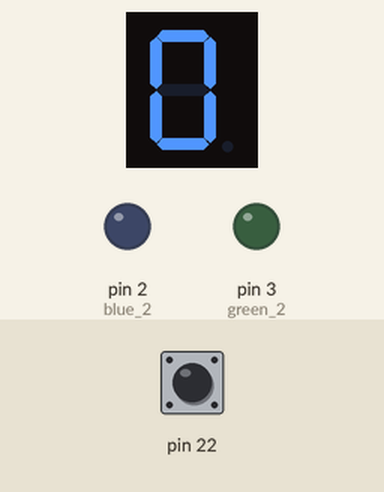
Simulated run of this sketch. Board: Arduino Mega 2560, built with avr-gcc and run on an emulated ATmega2560. Parts: 1-digit seven-segment display, output pins drawn as LEDs (lit = HIGH). Wiring (inferred from the names in the program): 1-digit 7-segment display, segments lit when HIGH: segments pin 4, pin 5, pin 6, pin 7, pin 8, pin 9, pin 10. The inputs (shaded band) are chosen by the test bench; at power-on: pin 22 HIGH. The segment pins are drawn as the display they are named for; pins used as bus, display or sensor lines are not drawn.

Above: at 0.16 s.
At 6.23 s:
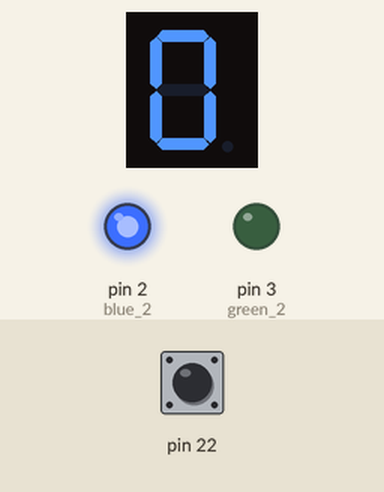
At 9.26 s:
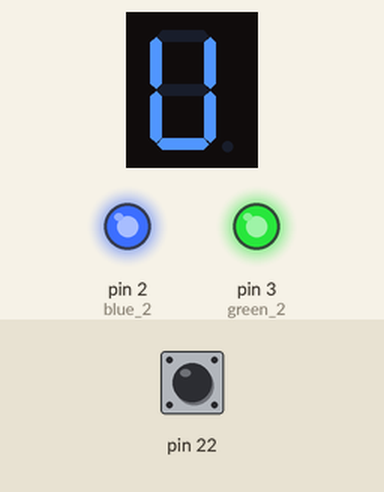
At 12.29 s:
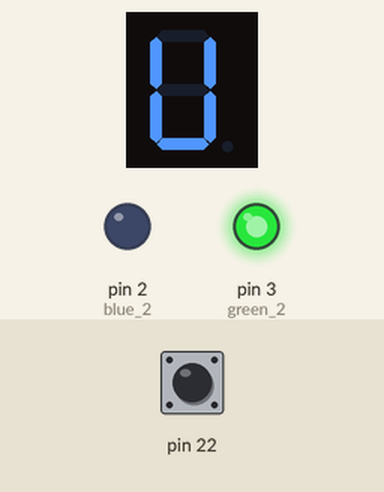
Timing chart, 0 to 40.0 s (numbered marks = the images above):
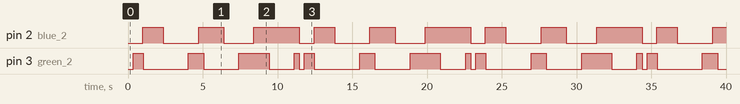

The sketch:

color_coded.ino
```cpp
int red=8,green=9,blue=10,x;
int red_1 = 7, green_1 =6, blue_1=5;
int red_2 = 4, green_2 = 3, blue_2=2;
int tempo = 2700;

void setup()
{
  pinMode(8,OUTPUT);
  pinMode(9,OUTPUT);
  pinMode(10,OUTPUT);
  pinMode(22,INPUT);
  pinMode(7,OUTPUT);
  pinMode(6,OUTPUT);
  pinMode(5,OUTPUT);
  pinMode(4,OUTPUT);
  pinMode(3,OUTPUT);
  pinMode(2,OUTPUT);
  Serial.begin(9600);
  do{}
  while(digitalRead(22)==0);
}

void loop()
{
  orange(0);
  red_on(0);
    bluePortal_1(tempo/8);
  green_on(0);
  orange_1(0);
    bluePortal(tempo/8);
  orange(0);
  red_off(0);
  bluePortal_1((tempo/8)-20);
    blue_on(20);
  orange_1(0);
  green_off(0);
    bluePortal(tempo/8);
  orange(0);
  red_on(0);
    bluePortal_1(tempo/8); //next is a double pass
  orange_1(0);
    bluePortal(tempo/8);
  orange(0);
    bluePortal_1(tempo/8);//seven
  orange_1(0);
  blue_off(0);
    bluePortal(tempo/8);
  orange(0);
    bluePortal_1(tempo/8);
  orange_1(0);
    bluePortal(tempo/8);
  orange(0);
    bluePortal_1(tempo/8);
  orange_1(0);
    bluePortal(tempo/8);
  orange(0);
  green_on(0);
    bluePortal_1(tempo/8);//end of seven
  orange_1(0);
  red_off(0);
    bluePortal(tempo/8);//pick up
  orange(0);
  blue_on(0);
    bluePortal_1(tempo/8);
  orange_1(0);
  green_off(0);
    bluePortal(tempo/8);
  orange(0);
  red_on(0);
    bluePortal_1(tempo/8);//3time
  orange_1(0);
    bluePortal(tempo/8);
  orange(0);
    bluePortal_1(tempo/8);
  orange_1(0);
  blue_off(0);
    bluePortal(tempo/8);//3times
  orange_1(0);
    bluePortal(tempo/8);
  orange(0);
    bluePortal_1(tempo/8);
  orange_1(0);//2times
  green_on(0);
    bluePortal(tempo/8);
  orange(0);
    bluePortal_1(tempo/8);
  orange_1(0);
  red_off(0);
    bluePortal(tempo/8);
  orange(0);
  blue_on(0);
    bluePortal_1(tempo/8);//3
  orange_1(0);
    bluePortal(tempo/8);
  orange(0);
    bluePortal_1(tempo/8);
  orange_1(0);
  green_off(0);
    bluePortal(tempo/8);//6
  orange(0);
    bluePortal_1(tempo/8);
  orange_1(0);
    bluePortal(tempo/8);
  orange(0);
    bluePortal_1(tempo/8);
  orange_1(0);
    bluePortal(tempo/8);
  orange(0);
  white_on(0);
    bluePortal_1(tempo/8);
  cyan_off(0);


}

void orange(int t)
{
  analogWrite(red,240);
  analogWrite(green,100);
  analogWrite(blue,0);
  delay(t);
}

void orange_1(int t)
{
  analogWrite(red_1,240);
  analogWrite(green_1,100);
  analogWrite(blue_1,0);
  delay(t);
}

void bluePortal(int t)
{
  analogWrite(red,80);
  analogWrite(green,180);
  analogWrite(blue,238);
  delay(t);
}

void bluePortal_1(int t)
{
  analogWrite(red_1,80);
  analogWrite(green_1,180);
  analogWrite(blue_1,238);
  delay(t);
}


void red_up(int t)
{
  for(x=0;x<255;x++)
  {
    analogWrite(red,x);
    delay(t);
  }
}

void green_up(int t)
{
  for(x=0;x<255;x++)
  {
    analogWrite(green,x);
    delay(t);
  }
}

void blue_up(int t)
{
  for(x=0;x<255;x++)
  {
    analogWrite(blue,x);
    delay(t);
  }
}

void red_down(int t)
{
  for(x=255;x>0;x--)
  {
    analogWrite(red,x);
    delay(t);
  }
}

void green_down(int t)
{
  for(x=255;x>0;x--)
  {
    analogWrite(green,x);
    delay(t);
  }
}

void blue_down(int t)
{
  for(x=255;x>0;x--)
  {
    analogWrite(blue,x);
    delay(t);
  }
}

void yellow_up(int t)
{
  for(x=0;x<255;x++)
  {
    analogWrite(red,x);
    analogWrite(green,x);
    delay(t);
  }
}

void yellow_down(int t)
{
  for(x=255;x>0;x--)
  {
    analogWrite(red,x);
    analogWrite(green,x);
    delay(t);
  }
}

void magenta_up(int t)
{
  for(x=0;x<255;x++)
  {
    analogWrite(red,x);
    analogWrite(blue,x);
    delay(t);
  }
}

void magenta_down(int t)
{
  for(x=255;x>0;x--)
  {
    analogWrite(red,x);
    analogWrite(blue,x);
    delay(t);
  }
}

void cyan_up(int t)
{
  for(x=0;x<255;x++)
  {
    analogWrite(blue,x);
    analogWrite(green,x);
    delay(t);
  }
}

void cyan_down(int t)
{
  for(x=255;x>0;x--)
  {
    analogWrite(blue,x);
    analogWrite(green,x);
    delay(t);
  }
}

void white_up(int t)
{
  for(x=0;x<255;x++)
  {
    analogWrite(red,x);
    analogWrite(blue,x);
    analogWrite(green,x);
    delay(t);
  }
}

void white_down(int t)
{
  for(x=255;x>0;x--)
  {
    analogWrite(red,x);
    analogWrite(blue,x);
    analogWrite(green,x);
    delay(t);
  }
}

void red_on(int t)
{
  digitalWrite(red_2,HIGH);
  delay(t);
}

void red_off(int t)
{
  digitalWrite(red_2,LOW);
  delay(t);
}

void green_on(int t)
{
  digitalWrite(green_2,HIGH);
  delay(t);
}

void green_off(int t)
{
  digitalWrite(green_2,LOW);
  delay(t);
}

void blue_on(int t)
{
  digitalWrite(blue_2,HIGH);
  delay(t);
}

void blue_off(int t)
{
  digitalWrite(blue_2,LOW);
  delay(t);
}

void yellow_on(int t)
{
  digitalWrite(green_2,HIGH);
  digitalWrite(red_2,HIGH);
  delay(t);
}

void yellow_off(int t)
{
  digitalWrite(green_2,LOW);
  digitalWrite(red_2,LOW);
  delay(t);
}

void magenta_on(int t)
{
  digitalWrite(blue_2,HIGH);
  digitalWrite(red_2,HIGH);
  delay(t);
}

void magenta_off(int t)
{
  digitalWrite(blue_2,LOW);
  digitalWrite(red_2,LOW);
  delay(t);
}

void cyan_on(int t)
{
  digitalWrite(blue_2,HIGH);
  digitalWrite(green_2,HIGH);
  delay(t);
}

void cyan_off(int t)
{
  digitalWrite(blue_2,LOW);
  digitalWrite(green_2,LOW);
  delay(t);
}

void white_on(int t)
{
  digitalWrite(blue_2,HIGH);
  digitalWrite(red_2,HIGH);
  digitalWrite(green_2,HIGH);
  delay(t);
}

void white_off(int t)
{
  digitalWrite(blue_2,LOW);
  digitalWrite(red_2,LOW);
  digitalWrite(green_2,LOW);
  delay(t);
}
```

Measured:
- by itself, pin 2 (blue_2): repeats every 11.5 s: LOW 2.4 s, HIGH 1.7 s, LOW 2.0 s, HIGH 3.0 s, LOW 0.99 s, HIGH 1.4 s
- by itself, pin 3 (green_2): repeats every 11.5 s: LOW 3.0 s, HIGH 1.0 s, LOW 2.4 s, HIGH 2.0 s, LOW 1.7 s, HIGH 0.34 s, LOW 0.34 s, HIGH 0.67 s
- by itself, everything shown: repeats every 11.5 s, in 34 steps
